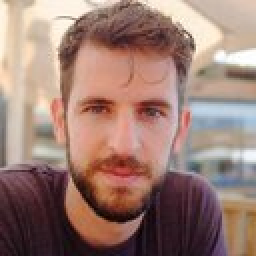
#> input picture assets/reference/protagonist/protagonist-source.jpg, 128 x 128 px (shown 2 times larger)
$ python analyze_poster.py ../assets/reference/protagonist/protagonist-source.jpg
#> lines starting #> are read from the running program, lines starting #| are printed output that depends on the picture
"""分析参考海报 -> 设计指纹 JSON

用法:
    python scripts/analyze_poster.py <image> [--colors 5] [--out fingerprint.json]

输出（估计值用 guess 标注，用于引导提问，非精确测量）:
    source / size(含比例) / palette(主色+占比) / background / is_dark /
    temperature(warm|cold|neutral) / saturation / contrast /
    layout.guess(centered|split|hero|dynamic|classic) / density / negative_space /
    text_bands(文字带估计) / strategy_guess(色彩策略猜测) / palette(可直接喂给 --palette)
"""
import argparse
import json
import sys
from collections import Counter

from PIL import Image


def lum(px):
    return 0.299 * px[0] + 0.587 * px[1] + 0.072 * px[2]


def hsv_hue(hexc):
    r, g, b = (int(hexc[i:i + 2], 16) / 255 for i in (1, 3, 5))
    mx, mn = max(r, g, b), min(r, g, b)
    d = mx - mn
    if d == 0:
        return None
    if mx == r:
        h = ((g - b) / d) % 6
    elif mx == g:
        h = (b - r) / d + 2
    else:
        h = (r - g) / d + 4
    return h * 60


def analyze(path, colors):
#> called with colors = 5
    img = Image.open(path).convert("RGB")
#> img is the input picture: PIL image 128x128 RGB; mean R, G, B 156.2, 125.4, 115.5
    W, H = img.size
#> W = 128; H = 128
    import math
    g = math.gcd(W, H)
#> g = 128
    ratio = "%d:%d" % (W // g, H // g)
#> ratio = '1:1'
    small = img.copy()
    small.thumbnail((96, 96))
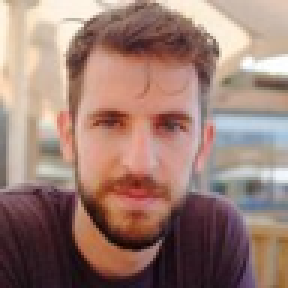
#> small: PIL image 96x96 RGB (shown 3 times larger); mean R, G, B 156.2, 125.4, 115.5
    sw, sh = small.size
#> sw = 96; sh = 96
    px = small.load()

    # 主色板
    q = small.quantize(colors=max(colors * 3, 8))
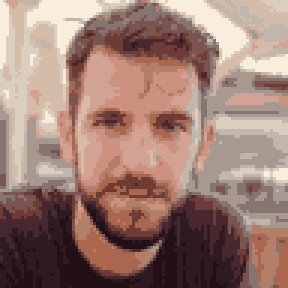
#> q: PIL image 96x96 P (shown 3 times larger); mean R, G, B 156.5, 125.3, 115.1
    pal = q.getpalette()
#> pal = 45 values, max 249 at index 0, min 16 at index 43, mean 130.4
    counts = Counter(q.get_flattened_data() if hasattr(q, "get_flattened_data") else list(q.getdata()))
#> counts = 15 items
    total = sw * sh
#> total = 9216
    palette = []
    for idx, cnt in counts.most_common(colors):
        r, g, b = pal[idx * 3], pal[idx * 3 + 1], pal[idx * 3 + 2]
        palette.append({"hex": "#%02x%02x%02x" % (r, g, b), "count": cnt, "share": round(cnt / total, 4)})
#> this loop made 5 passes
#> (idx, cnt, r, g, b) on passes 1 to 5: (6, 946, 167, 153, 143), (13, 720, 46, 26, 34), (4, 663, 210, 162, 147), (5, 648, 205, 146, 127), (2, 644, 213, 188, 169)
#> after the loop, palette = 5 items

    # 背景 = 边缘像素众数
    borders = [px[x, y] for x in range(sw) for y in (0, sh - 1)] + [px[x, y] for y in range(sh) for x in (0, sw - 1)]
#> borders = 384 items, first 6: (242, 230, 204), (47, 21, 30), (217, 202, 176), (47, 23, 32), (194, 174, 145), (39, 18, 25)
    bg = max(set(borders), key=borders.count)
#> bg = (226, 199, 182)
    bg_hex = "#%02x%02x%02x" % bg
#> bg_hex = '#e2c7b6'
    bg_l = lum(bg)
#> bg_l = 197.5

    # 明暗 / 对比度
    lums = [lum(px[x, y]) for x in range(sw) for y in range(sh)]
#> lums = 9216 values, max 244.2 at index 8852, min 7.85 at index 5080, mean 128.6
    avg_l = sum(lums) / (sw * sh)
#> avg_l = 128.6
    ink = [v for v in lums if abs(v - bg_l) > 40]
#> ink = 5894 values, max 244.2 at index 5693, min 7.85 at index 3182, mean 95.41
    max_dev = max((abs(v - bg_l) for v in ink), default=0)
#> max_dev = 189.6
    contrast = "high" if max_dev > 120 else ("mid" if ink else "low")
#> contrast = 'high'

    # 色温 / 饱和度
    top = palette[0]["hex"] if palette else "#808080"
#> top = '#a7998f'
    hue = hsv_hue(top)
#> hue = 25
    temperature = "warm" if hue is not None and 15 <= hue < 60 else ("cold" if hue is not None and 180 <= hue < 260 else "neutral")
#> temperature = 'warm'
    sat_avg = sum((max(px[x, y]) - min(px[x, y])) for x in range(sw) for y in range(sh)) / (sw * sh) / 255
#> sat_avg = 0.177
    saturation = "high" if sat_avg > 0.35 else ("mid" if sat_avg > 0.15 else "low")
#> saturation = 'mid'

    # 布局：3x3 网格 ink 质量 + 猜测
    g3 = [[0, 0, 0], [0, 0, 0], [0, 0, 0]]
    ink_n = 0
    for x in range(sw):
        for y in range(sh):
            if abs(lum(px[x, y]) - bg_l) > 40:
                g3[min(y * 3 // sh, 2)][min(x * 3 // sw, 2)] += 1
                ink_n += 1
#> after the loop, ink_n = 5894
    density = round(ink_n / (sw * sh), 3)
#> density = 0.64
    total_g = max(ink_n, 1)
#> total_g = 5894
    top_m = sum(g3[0]) / total_g
#> top_m = 0.218
    mid_m = sum(g3[1]) / total_g
#> mid_m = 0.266
    bot_m = sum(g3[2]) / total_g
#> bot_m = 0.516
    left_m = sum(g3[r][0] for r in range(3)) / total_g
#> left_m = 0.271
    right_m = sum(g3[r][2] for r in range(3)) / total_g
#> right_m = 0.318
    center_c = g3[1][1] / total_g
#> center_c = 0.105

    if bot_m > 0.42 and top_m < 0.25:
        layout = "hero"
    elif left_m > 0.3 and right_m > 0.3 and center_c < 0.3:
        layout = "split"
    elif center_c > 0.45 and top_m + bot_m < 0.5:
        layout = "centered"
    elif (g3[0][2] + g3[2][0]) / total_g > 0.3 and (g3[0][0] + g3[2][2]) / total_g < 0.15:
        layout = "dynamic"
    elif max(top_m, mid_m, bot_m) < 0.5:
        layout = "classic"
    else:
        layout = "classic"

    # 文字带估计（连续行中 ink 占比高的行）
    row_ink = [sum(1 for x in range(sw) if abs(lum(px[x, y]) - bg_l) > 40) for y in range(sh)]
#> row_ink = 96 values, max 96 at index 65, min 5 at index 0, mean 61.4
    bands = 0
    prev = False
    for v in row_ink:
        cur = v > sw * 0.3
        if cur and not prev:
            bands += 1
        prev = cur
#> this loop made 96 passes
#> (v, cur, bands, prev) on passes 6, 36: (29, True, 1, True), (41, True, 2, True)
#> (v, cur, prev) on passes 1, 2, 3, 4, 5, 7: (5, False, False), (9, False, False), (12, False, False), (19, False, False), (25, False, False), (34, True, True)
#> after the loop, bands = 2
    has_large_type = bands >= 1 and max(row_ink) > sw * 0.5
#> has_large_type = True

    # 色彩策略猜测（启发式）
    sat_hexes = [p["hex"] for p in palette]
#> sat_hexes = ['#a7998f', '#2e1a22', '#d2a293', '#cd927f', '#d5bca9']
    n_neutral = sum(1 for h in sat_hexes if hsv_hue(h) is None)
#> n_neutral = 0
    if saturation == "low" and n_neutral >= max(2, len(sat_hexes) - 1):
        strategy = "muted" if palette[0]["share"] > 0.25 else "no-color"
    elif n_neutral >= len(sat_hexes) - 1 and saturation in ("mid", "high"):
        strategy = "black-accent"
    elif contrast == "high" and avg_l < 110:
        strategy = "high-contrast"
    elif len(palette) >= 3 and abs((hsv_hue(palette[0]["hex"]) or 0) - (hsv_hue(palette[2]["hex"]) or 0)) % 360 > 100:
        strategy = "complementary"
    else:
        strategy = "unknown"

    return {
        "source": path,
        "size": {"width": W, "height": H, "ratio": ratio},
        "background": bg_hex,
        "is_dark": bool(avg_l < 110),
        "temperature": temperature,
        "saturation": saturation,
        "contrast": contrast,
        "density": density,
        "negative_space": round(1 - density, 3),
        "layout": {"guess": layout, "top": round(top_m, 2), "middle": round(mid_m, 2), "bottom": round(bot_m, 2)},
        "text_bands": bands,
        "has_large_type": bool(has_large_type),
        "strategy_guess": strategy,
        "palette": palette,
    }


def main():
    ap = argparse.ArgumentParser(description="分析参考海报 -> 设计指纹")
    ap.add_argument("image")
    ap.add_argument("--colors", type=int, default=5)
    ap.add_argument("--out", default=None)
    args = ap.parse_args()
    try:
        result = analyze(args.image, args.colors)
#> result = 14 items
    except Exception as e:  # noqa: BLE001
        print("分析失败:", e, file=sys.stderr)
        sys.exit(1)
    if args.out:
        with open(args.out, "w", encoding="utf-8") as f:
            json.dump(result, f, ensure_ascii=False, indent=2)
        print("fingerprint ->", args.out)
    else:
        print(json.dumps(result, ensure_ascii=False, indent=2))
#> (printed output is left out)


if __name__ == "__main__":
    main()
